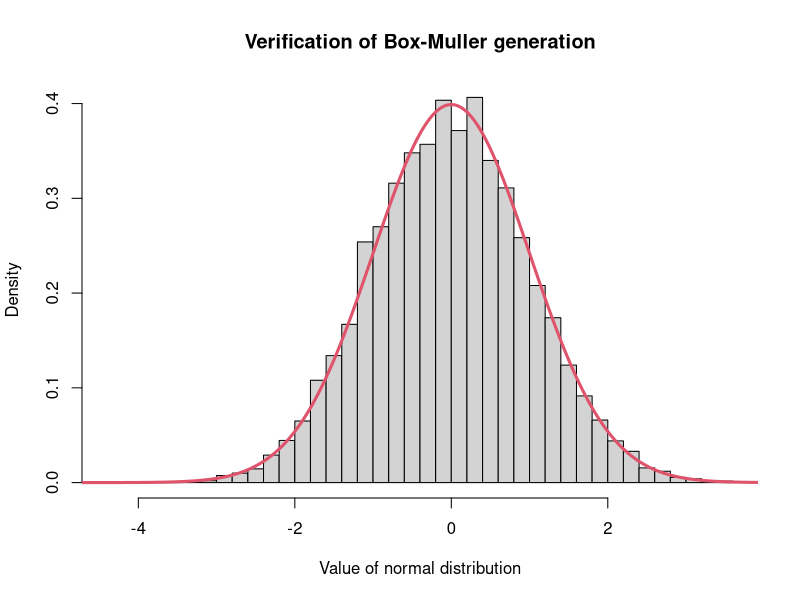
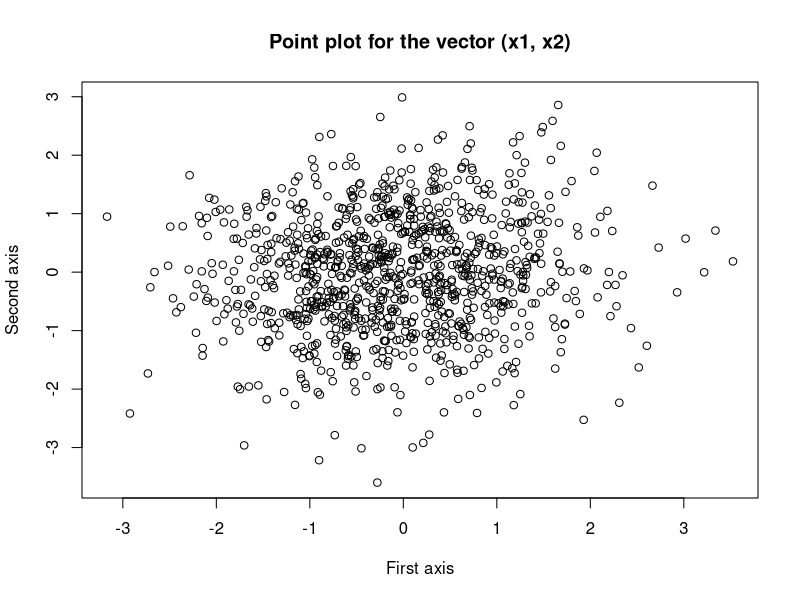
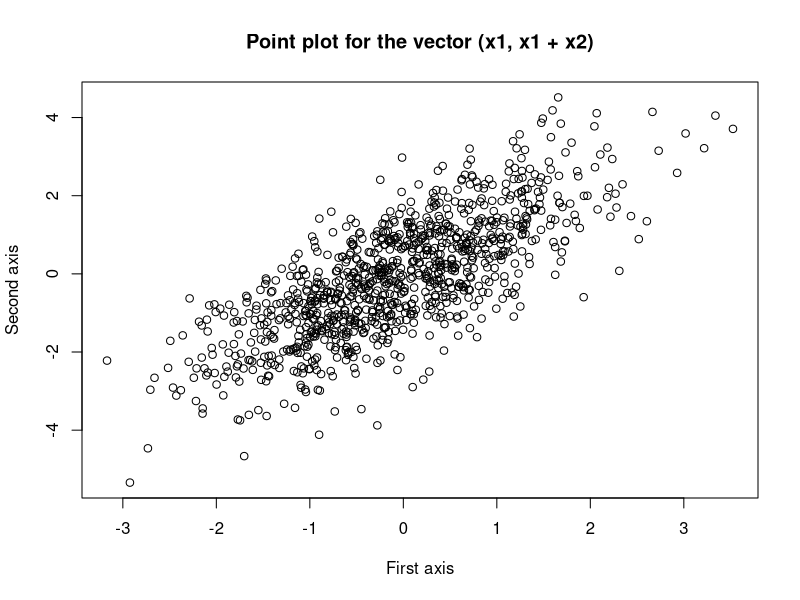
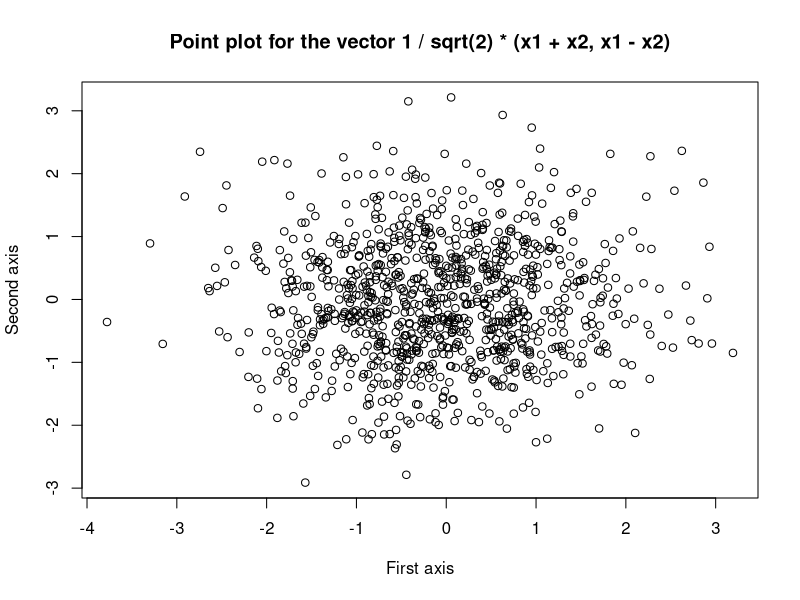

Source code (R) for these figures, in order:
rand.unif1 <- runif(10000)
rand.unif2 <- runif(10000)

rand.norm1 <- sqrt(-2 * log(rand.unif2)) * cos(2 * pi * rand.unif1)
rand.norm2 <- sqrt(-2 * log(rand.unif2)) * sin(2 * pi * rand.unif1)

# normal distribution

jpeg("normal.jpeg")
hist(rand.norm1, prob = TRUE, breaks = 30, main = "Verification of Box-Muller generation", xlab = "Value of normal distribution")
pts <- seq(-10, 10, by = 0.01)
norm.density <- dnorm(pts)
lines(pts, norm.density, col = 2, lwd = 3)
dev.off()

# normal combination

rand.norm1 <- rand.norm1[1:1000]
rand.norm2 <- rand.norm2[1:1000]

jpeg("multi1.jpeg")
plot(rand.norm1, rand.norm2, main = "Point plot for the vector (x1, x2)", xlab = "First axis", ylab = "Second axis")
dev.off()

jpeg("multi2.jpeg")
plot(rand.norm1, rand.norm1 + rand.norm2, main = "Point plot for the vector (x1, x1 + x2)", xlab = "First axis", ylab = "Second axis")
dev.off()

jpeg("multi3.jpeg")
plot((rand.norm1 + rand.norm2) / sqrt(2), (rand.norm1 - rand.norm2) / sqrt(2), main = "Point plot for the vector 1 / sqrt(2) * (x1 + x2, x1 - x2)", xlab = "First axis", ylab = "Second axis")
dev.off()



